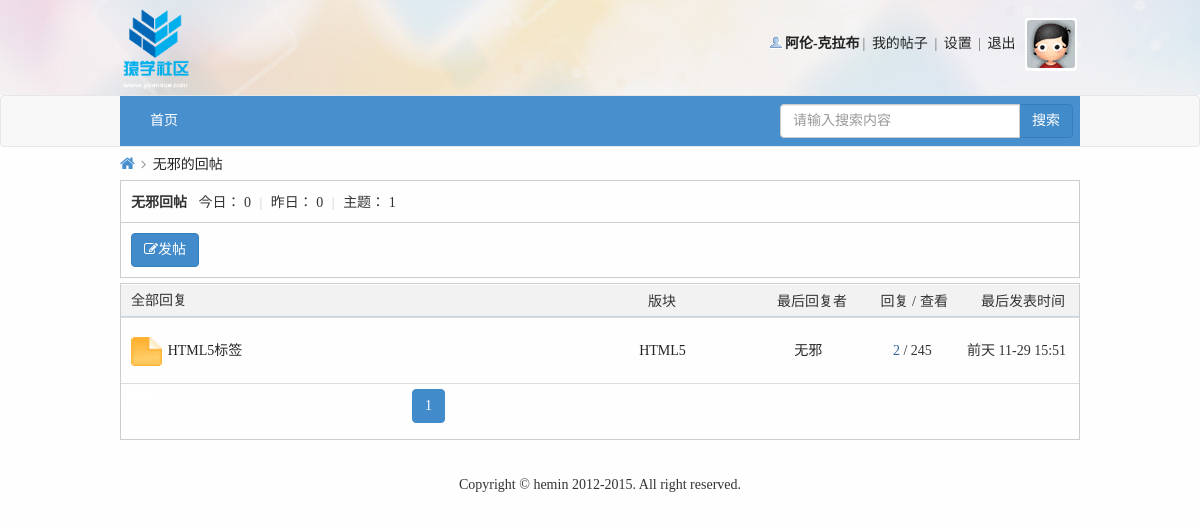
Page /userReply.php?uid=34 (signed in) on the committed database.
### tables this page shows
CREATE TABLE IF NOT EXISTS `user` (
  `id` int(20) NOT NULL AUTO_INCREMENT COMMENT '唯一标识符',
  `name` varchar(200) NOT NULL COMMENT '用户名称',
  `psw` varchar(200) NOT NULL COMMENT '用户密码',
  `sex` varchar(200) NOT NULL DEFAULT '未填写' COMMENT '用户性别',
  `email` varchar(200) NOT NULL COMMENT '邮箱地址',
  `qq` varchar(200) NOT NULL DEFAULT '未填写' COMMENT '用户qq',
  `photo` varchar(200) NOT NULL COMMENT '用户头像',
  `userType` int(11) NOT NULL DEFAULT '0' COMMENT '用户类型',
  `reallyName` varchar(200) NOT NULL DEFAULT '未填写' COMMENT '用户真实姓名',
  `birthday` varchar(200) NOT NULL DEFAULT '未填写' COMMENT '用户生日',
  `homeplace` varchar(200) NOT NULL DEFAULT '未填写' COMMENT '用户出生地',
  `bloodType` varchar(200) NOT NULL DEFAULT '未填写' COMMENT '用户血型',
  `fixedTel` varchar(200) NOT NULL DEFAULT '未填写' COMMENT '用户固定电话',
  `phone` varchar(200) NOT NULL DEFAULT '未填写' COMMENT '用户电话',
  `website` varchar(200) NOT NULL DEFAULT 'http://' COMMENT '用户主页',
  `school` varchar(200) NOT NULL DEFAULT '未填写' COMMENT '用户毕业学校',
  `degree` varchar(200) NOT NULL DEFAULT '未填写' COMMENT '用户学历',
  `company` varchar(200) NOT NULL DEFAULT '未填写' COMMENT '用户公司',
  `profession` varchar(200) NOT NULL DEFAULT '未填写' COMMENT '用户职业',
  `job` varchar(200) NOT NULL DEFAULT '未填写' COMMENT '用户职位',
  `income` varchar(200) NOT NULL DEFAULT '未填写' COMMENT '用户年收入',
  `registerTime` datetime NOT NULL COMMENT '注册时间',
  `lastLogin` datetime NOT NULL COMMENT '最后一次登录时间',
  `userStatus` int(11) NOT NULL DEFAULT '0' COMMENT '用户是否需要验证状态',
  `isForbid` int(11) NOT NULL DEFAULT '0' COMMENT '是否禁止',
  PRIMARY KEY (`id`)
);

CREATE TABLE IF NOT EXISTS `reply` (
  `rid` int(11) NOT NULL AUTO_INCREMENT COMMENT '回复id',
  `tpostId` int(11) NOT NULL COMMENT '被回复帖子的id',
  `quoteId` int(11) NOT NULL COMMENT '引用回复id',
  `ruid` int(11) NOT NULL COMMENT '回复者id',
  `rcontent` varchar(1000) NOT NULL COMMENT '回复内容',
  `rtime` datetime NOT NULL COMMENT '回复时间',
  PRIMARY KEY (`rid`)
);

CREATE TABLE IF NOT EXISTS `post` (
  `postId` int(11) NOT NULL AUTO_INCREMENT COMMENT '帖子id',
  `postTitle` varchar(200) NOT NULL COMMENT '帖子标题',
  `postContent` varchar(2000) NOT NULL COMMENT '帖子内容',
  `postTime` datetime NOT NULL COMMENT '发帖时间',
  `tsmoduleId` int(11) NOT NULL COMMENT '所属子版块的id',
  `times` int(11) NOT NULL COMMENT '浏览次数',
  `postuid` int(11) NOT NULL COMMENT '发帖人id',
  `isTop` int(11) NOT NULL DEFAULT '0' COMMENT '是否置顶',
  `isBoutique` int(11) NOT NULL DEFAULT '0' COMMENT '是否加精',
  `postStatus` int(11) NOT NULL DEFAULT '0' COMMENT '帖子是否需要验证状态，默认0无需验证',
  `updateTime` datetime NOT NULL COMMENT '当前条帖子有回复就更新',
  `isShield` int(11) NOT NULL DEFAULT '0' COMMENT '是否屏蔽',
  PRIMARY KEY (`postId`)
);

CREATE TABLE IF NOT EXISTS `sub_module` (
  `sid` int(20) NOT NULL AUTO_INCREMENT COMMENT '子版块id',
  `smoduleName` varchar(200) NOT NULL COMMENT '子版块名称',
  `smodulePic` varchar(200) NOT NULL COMMENT '子版块图片',
  `tParenModuleId` int(20) NOT NULL COMMENT '所属父版块id',
  `smoduleDesc` varchar(200) NOT NULL COMMENT '子版块描述',
  PRIMARY KEY (`sid`)
);

### inc/mysql.func.php (called while the page is built, shortened)
<?php
    function execute($link, $sql){
        $result = mysqli_query($link, $sql);
        return $result;
    }
    function nums($link, $sql){
        return mysqli_num_rows(execute($link, $sql));
    }
    function fetch_array($result){
        return mysqli_fetch_assoc($result);
    }
?>

### userReply.php (the view, shortened to what this page needs)
<!DOCTYPE html>
<html lang="en">
<head>
    <link rel="stylesheet" href="font/css/font-awesome.min.css">
    <link rel="stylesheet" href="css/bootstrap/css/bootstrap.min.css">
    <link rel="stylesheet" href="css/common.css">
    <link rel="stylesheet" href="css/pModuleList.css">
    <link rel="stylesheet" href="css/myPost.css">
</head>
<?php
    $link = connect();
    if (!($member_id = login_state($link))){
        promptBox("请先登录后才能继续浏览", 5, "login.php");
        exit;
    }
    $sql_user = "select * from user where id={$_GET['uid']}";
    $data_user = fetch_array(execute($link, $sql_user));
    $sql_reply = "select * from reply where ruid={$_GET['uid']}";
    $reply_total = nums($link, $sql_reply);
    $pagesize = 5;
    $page = page($reply_total, $pagesize);
    $reply = "select * from reply where ruid={$_GET['uid']} ORDER BY rid DESC {$page['limit']}";
    $res_reply = execute($link, $reply);
    $sql_total_today = "select * from reply where rid={$_GET['uid']} and date_format(rtime,'%Y-%m-%d')=curdate()";
    $rtotal_today = nums($link, $sql_total_today);
    $sql_total_yesterday = "select * from reply where rid={$_GET['uid']} and date_format(rtime,'%Y-%m-%d')=DATE_SUB(curdate(),INTERVAL 1 DAY)";
    $rtotal_yesterday = nums($link, $sql_total_yesterday);
?>
<body>
<?php include_once "inc/header.inc.php"?>
<?php include_once "inc/nav.inc.php"?>
<div class="container" style="width: 990px;">
    <div class="position">
        <div class="z">
            <a href="index.php" class="nvhm"><i class="fa fa-home"></i></a>
            <em><i class="fa fa-angle-right"></i></em>
            <a href="#"><?php echo $data_user['name'];?>的回帖</a>
        </div>
    </div>
    <div class="pm-wrap">
        <div class="pm">
            <strong><?php echo $data_user['name'];?>回帖</strong>
            <em>今日：</em>
            <em><?php echo $rtotal_today;?></em>
            <span class="pipe">|</span>
            <em>昨日：</em>
            <em><?php echo $rtotal_yesterday;?></em>
            <span class="pipe">|</span>
            <em>主题：</em>
            <em><?php echo $reply_total;?></em>
        </div>
        <div class="pm-desc">
            <a href="publish.php" class="btn btn-primary"><i class="fa fa-edit"></i>发帖</a>
        </div>
    </div>
    <div class="pm-sm">
        <div class="pm-sm-top" style="position: relative;">
            <h2>全部回复</h2>
            <span class="reply poa" style="right: 163px;">回复 /</span>
            <span class="look poa" style="right:131px;">查看</span>
            <span class="author poa" style="right: 232px;">最后回复者</span>
            <span class="module poa" style="right: 403px;">版块</span>
            <span class="lastTime poa">最后发表时间</span>
        </div>
        <div class="pm-sm-list">
            <table class="table table-condensed table-hover" id="smtable">
                <?php
                if($reply_total) {
                    while ($data_reply = fetch_array($res_reply)) {
                        $sql_msg = "select * from post p,sub_module sm where postId={$data_reply['tpostId']} and sm.sid=p.tsmoduleId";
                        $data_msg = fetch_array(execute($link, $sql_msg));
                        $lastRep = "select * from reply rep,user u where tpostId={$data_msg['postId']} and u.id=rep.ruid ORDER BY rid DESC";
                        $data_lastRep = fetch_array(execute($link, $lastRep));
                        $rep_nums = nums($link, $lastRep);
                        ?>
                        <tr>
                            <td class="td1">
                                <a href="#"><img src="img/folder_new.gif" width="31" height="29"></a>
                            </td>
                            <td class="td2"><a href="postShow.php?postId=<?php echo $data_msg['postId'];?>&sid=<?php echo $data_msg['sid'];?>"><?php echo $data_msg['postTitle'];?></a></td>
                            <td class="td5"><a href="sModuleList.php?sid=<?php echo $data_msg['sid'];?>"><?php echo $data_msg['smoduleName'];?></a></td>
                            <td class="td6"><a href="profile.php?uid=<?php echo $data_lastRep['id'];?>"><?php echo $data_lastRep['name'];?></a></td>
                            <td class="td3">
                                <span class="xi2" title="回复"><?php echo $rep_nums; ?></span>
                                <span class="xi1" title="查看"> / <?php echo $data_msg['times']; ?></span>
                            </td>
                            <td class="td7" style="width: 15%;"><?php echo tranTime(strtotime($data_lastRep['rtime']));?></td>
                        </tr>
                    <?php }
                }else{
                    echo "<tr><td colspan='4' style='padding-left: 15px;'>暂无帖子...</td></tr>";
                }
                ?>
                <tr>
                    <td colspan="6">
                        <a class="btn btn-default" id="pubBtn" style="margin-right: 260px;border-color: #fff;"></a class="btn btn-default">
                        <ul class="pagination" style="display: inline; margin: 0;padding: 0;">
                            <?php
                            echo $page['html'];
                            ?>
                        </ul>
                    </td>
                </tr>
            </table>
        </div>
    </div>
</div>
<?php include_once "inc/footer.inc.php"?>
</body>
</html>

### inc/header.inc.php (shortened to what this page needs)
<div id="header">
    <div class="container" style="width: 960px;padding: 0;">
        <div class="logo"><a href="index.php"><img src="img/logo.png" height="85"></a></div>
        <div class="info">
            <?php
                $img_url = null;
                if (isset($member_id) && $member_id) {
                    $sql_photo = "select photo from user where id={$member_id}";
                    $member_result = execute($link, $sql_photo);
                    $res_photo = fetch_array($member_result);
                    if ($res_photo['photo'] != '') {
                        $img_url = $res_photo['photo'];
                    }else{
                        $img_url = 'img/noavatar_small.gif';
                    }
                }else{
                    $img_url = 'img/noavatar_small.gif';
                }
                if(isset($member_id) && $member_id){
                    $sql_info = "select * from user where id='{$member_id}'";
                    $res_info = fetch_array(execute($link, $sql_info));
                    $html = <<<EOT
                        <ul>
                            <li class="person"><a href="profile.php"><strong>{$res_info['name']}</strong></a></li>|
                            <li><a href="myPost.php">我的帖子</a></li> |
                            <li><a href="setProfile.php">设置</a></li> |
                            <li><a class="logout" href="#">退出</a></li>
                            <li class="headpic"><a href="profile.php"><img src="{$img_url}" width="48" height="48"></a></li>
                        </ul>
EOT;
                    echo $html;
                }
            ?>
        </div>
    </div>
</div>

### css/common.css (style rules this page uses)
html, body, div, ul, li, h1, h2, h3, h4, h5, h6, p, dl, dt, dd, ol, form, input, textarea, th, td, select { margin: 0; padding: 0; }
* { box-sizing: border-box; }
html, body { min-height: 100%; }
body { font-family: "Microsoft YaHei"; font-size:14px; color:#333; background-color: #f2f9fd; }
h1, h2, h3, h4, h5, h6 { font-weight:normal; }
ul,ol { list-style: none; }
img { border: none; vertical-align: middle; }
a { text-decoration: none; color: #232323; }
table { border-collapse: collapse; table-layout: fixed; }
body { background: #fefefe; }
.container { width: 960px; }
#header { height:95px; font-size: 14px; color: #666; background: url("../img/eyoung_bg.jpg") repeat-x 50% 0; }
#header .container { height: 95px; }
#header .container .logo { float: left; height: 95px; text-align: center; line-height: 95px; }
#header .container .info { float: right; height: 56px; margin-top: 18px; }
.pipe { margin: 0 5px; color: #ccc; }
#header .info ul { height: 100%; }
#header .info ul li { list-style: none; display: inline-block; height: 100%; margin: 0 3px; }
#header .info ul li a { display: block; }
#header .info ul .headpic { padding: 2px; background-color: #fff; vertical-align: middle; height: 53px; border-radius: 3px; }
#header .info ul .headpic a { display: block; }
#header .info ul .headpic a img { border-radius: 3px; }
.person { background: url(../img/user_online.gif) no-repeat 0% 8%; text-indent: 15px; }

### css/pModuleList.css (style rules this page uses)
.position { margin: 2px 0; height: 29px; border: none; line-height: 29px; }
.position .z { padding-right: 10px; float: left; }
.nvhm { width: 16px; overflow: hidden; color: #488FCE; font-size: 16px; }
.position .z em { width: 20px; margin: 0 3px; font-style: normal; overflow: hidden; color: #999; }
.pm-desc { border: 1px solid #ccc; border-top:none; padding-top: 10px; padding-bottom: 10px; padding-left: 10px; }
.pm { height: 43px; line-height: 43px; padding-left: 10px; border: 1px solid #cdcdcd; }
.pm strong { margin-right: 8px; }
.pm em { font-style: normal; }
.pm-sm { border: 1px solid #cdcdcd; margin-top: 5px; }
.pm-sm .pm-sm-top { height:33px; line-height:33px; padding: 0 10px; border-top: 1px solid #FFF; border-bottom: 1px solid #C2D5E3; background: #F2F2F2; white-space: nowrap; overflow: hidden; }
.pm-sm .pm-sm-top h2 { height: 100%; line-height:31px; font-size: 14px; float: left; }
#smtable { margin-bottom:0; }
#smtable tr { height: 55px; line-height: 55px; }
#smtable tr td { height: 55px; line-height: 55px; }
#smtable tr td.td1 { width: 5%; padding-left: 10px; text-align: center; }
#smtable tr td.td1 a { display: block; }
#smtable tr td.td2 { width: 50%; overflow: hidden; white-space: nowrap; -ms-text-overflow: ellipsis; text-overflow: ellipsis; }
#smtable tr td.td3 { width: 5%; }
td.td7 { width: 13%; text-align: center; }
td.td5 { width: 20%; text-align: center; }
td.td6 { width: 15%; text-align: center; }
#smtable tr td.td3 { width: 10%; text-align: center; }
.xi2, .xi2 a, .xi3 a { color: #369; }
#pubBtn { margin-right: 200px; display: inline-block; float: left; }
.poa { position: absolute; }

### css/myPost.css (style rules this page uses)
.poa { position: absolute; }
.reply { right: 146px; }
.look { right: 115px; }
.author { right: 244px; }
.module { right: 392px; }
.lastTime { right: 14px; }

### rows in the picture
user: name "阿伦-克拉布"
user: name "无邪"
reply: post.postTitle "HTML5标签", sub_module.smoduleName "HTML5", user.name "无邪", rep_nums "2", post.times "245", rtime "前天 11-29 15:51"

### other values in the picture
$rtotal_today "0"
$rtotal_yesterday "0"
$reply_total "1"
